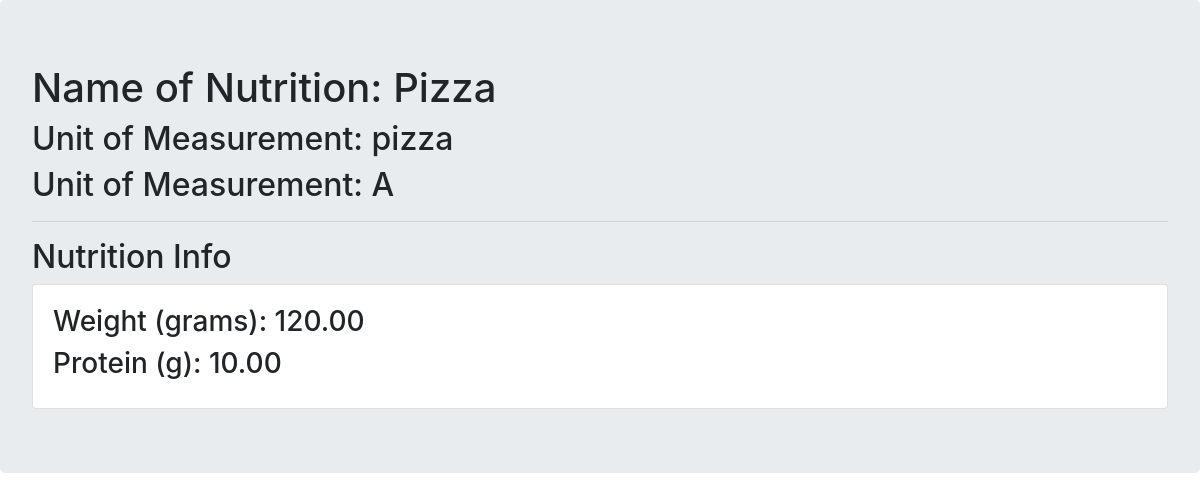
/products-details/4 (signed in), run on an earlier commit of the app's database.
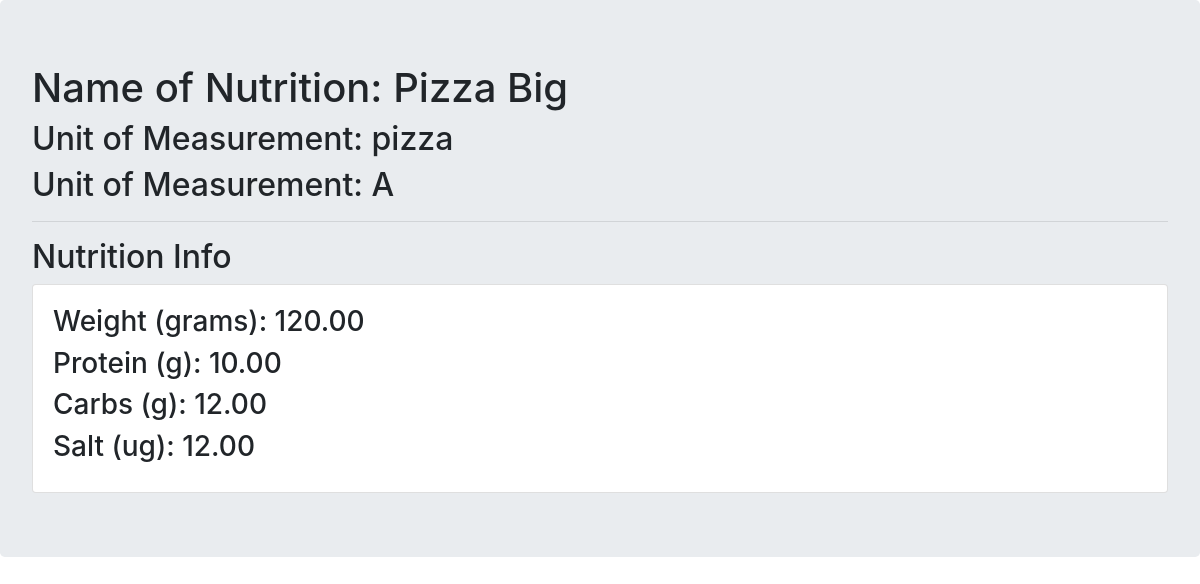
And on a later commit of the database.
### foodCMS/models.py (models this page shows, shortened)
class Products(models.Model):
    PROD_STATUS = (
        ('A','ACTIVE'),
        ('INA','INACTIVE'),
    )
    name = models.CharField(max_length=200,verbose_name="Name")
    description = models.CharField(max_length=1000, verbose_name="Description")
    status = models.CharField(max_length=3,choices=PROD_STATUS,verbose_name="Active")

class NutriDirectory(models.Model):
    prod_id = models.ForeignKey(Products, on_delete=models.CASCADE)
    nutri_info_id = models.ForeignKey(NutritionInfo, on_delete=models.CASCADE)
    value = models.FloatField(verbose_name="Value")
    class Meta:
        unique_together = ('prod_id', 'nutri_info_id',)
    def __str__(self):
        return "{} ({}): {:.2f}".format(self.nutri_info_id.name,
                                        self.nutri_info_id.unit,
                                        self.value)

class NutritionInfo(models.Model):
    name = models.CharField(max_length=50,verbose_name="Name")
    unit = models.CharField(max_length=50,verbose_name="Unit")

### foodCMS/views.py (the view)
# urls.py: path('products-details/<int:pk>',views.ProductsDetailView.as_view(),
@method_decorator(login_required, name="dispatch")
class ProductsDetailView(DetailView):
    model = Products
    template_name = 'foodCMS/products/productsDetailView.html'
    def get_context_data(self, **kwargs):
        kwargs = super(ProductsDetailView, self).get_context_data(**kwargs)
        nutri_directory = NutriDirectory.objects.filter(prod_id=self.get_object())
        kwargs.update({
            'nutri_directory': nutri_directory
        })
        return kwargs

### foodCMS/templates/foodCMS/products/productsDetailView.html
{% extends "../base.html" %}
{% block maincontent %}
<div class="jumbotron">
    <h1>Name of Nutrition: {{ object.name }}</h1>
    <h2>Unit of Measurement: {{ object.description }}</h2>
    <h2>Unit of Measurement: {{ object.status }}</h2>
    <hr>
    <h2>Nutrition Info</h2>
    <div class="card">
        <div class="card-body">
            {% for info in nutri_directory %}
                <h3>{{ info }}</h3>
            {% endfor %}
        </div>
    </div>
</div>
{% endblock %}

What changed in the data, as far as the page shows it:
changed Products "pizza": name "Pizza" → "Pizza Big"
added NutriDirectory: nutri_info_id+value "Carbs (g): 12.00"
added NutriDirectory: nutri_info_id+value "Salt (ug): 12.00"
